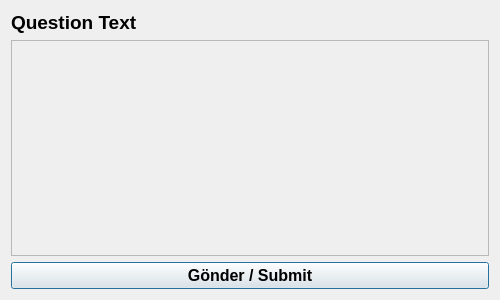
<?xml version="1.0" encoding="UTF-8"?>
<ui version="4.0">
 <class>SurveyStudentDialog</class>
 <widget class="QDialog" name="SurveyStudentDialog">
  <property name="geometry">
   <rect>
    <x>0</x>
    <y>0</y>
    <width>500</width>
    <height>300</height>
   </rect>
  </property>
  <property name="windowTitle">
   <string>Survey</string>
  </property>
  <layout class="QVBoxLayout" name="verticalLayout">
   <item>
    <widget class="QLabel" name="questionLabel">
     <property name="font">
      <font>
       <pointsize>14</pointsize>
       <bold>true</bold>
      </font>
     </property>
     <property name="wordWrap">
      <bool>true</bool>
     </property>
     <property name="text"><string>Question Text</string></property>
    </widget>
   </item>
   <item>
    <widget class="QScrollArea" name="scrollArea">
     <property name="widgetResizable">
      <bool>true</bool>
     </property>
     <widget class="QWidget" name="scrollAreaWidgetContents">
      <layout class="QVBoxLayout" name="contentLayout">
       <!-- Content is dynamically inserted here -->
      </layout>
     </widget>
    </widget>
   </item>
   <item>
    <widget class="QPushButton" name="submitButton">
     <property name="text"><string>Gönder / Submit</string></property>
     <property name="font">
      <font>
       <pointsize>12</pointsize>
       <bold>true</bold>
      </font>
     </property>
    </widget>
   </item>
  </layout>
 </widget>
 <resources/>
 <connections/>
</ui>
